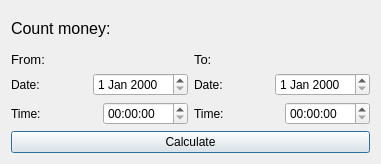
<?xml version="1.0" encoding="UTF-8"?>
<ui version="4.0">
 <class>CountDialog</class>
 <widget class="QDialog" name="CountDialog">
  <property name="geometry">
   <rect>
    <x>0</x>
    <y>0</y>
    <width>381</width>
    <height>164</height>
   </rect>
  </property>
  <property name="windowTitle">
   <string>Dialog</string>
  </property>
  <layout class="QVBoxLayout" name="verticalLayout_3">
   <item>
    <widget class="QLabel" name="label_7">
     <property name="font">
      <font>
       <pointsize>12</pointsize>
      </font>
     </property>
     <property name="text">
      <string>Count money:</string>
     </property>
    </widget>
   </item>
   <item>
    <layout class="QHBoxLayout" name="horizontalLayout_5">
     <item>
      <layout class="QVBoxLayout" name="verticalLayout">
       <item>
        <widget class="QLabel" name="label">
         <property name="font">
          <font>
           <pointsize>10</pointsize>
          </font>
         </property>
         <property name="text">
          <string>From:</string>
         </property>
        </widget>
       </item>
       <item>
        <layout class="QHBoxLayout" name="horizontalLayout_2">
         <item>
          <widget class="QLabel" name="label_3">
           <property name="text">
            <string>Date:</string>
           </property>
          </widget>
         </item>
         <item>
          <widget class="QDateEdit" name="dateEdit"/>
         </item>
        </layout>
       </item>
       <item>
        <layout class="QHBoxLayout" name="horizontalLayout">
         <item>
          <widget class="QLabel" name="label_4">
           <property name="text">
            <string>Time:</string>
           </property>
          </widget>
         </item>
         <item>
          <widget class="QTimeEdit" name="timeEdit"/>
         </item>
        </layout>
       </item>
      </layout>
     </item>
     <item>
      <layout class="QVBoxLayout" name="verticalLayout_2">
       <item>
        <widget class="QLabel" name="label_2">
         <property name="font">
          <font>
           <pointsize>10</pointsize>
          </font>
         </property>
         <property name="text">
          <string>To:</string>
         </property>
        </widget>
       </item>
       <item>
        <layout class="QHBoxLayout" name="horizontalLayout_3">
         <item>
          <widget class="QLabel" name="label_5">
           <property name="text">
            <string>Date:</string>
           </property>
          </widget>
         </item>
         <item>
          <widget class="QDateEdit" name="dateEdit_2"/>
         </item>
        </layout>
       </item>
       <item>
        <layout class="QHBoxLayout" name="horizontalLayout_4">
         <item>
          <widget class="QLabel" name="label_6">
           <property name="text">
            <string>Time:</string>
           </property>
          </widget>
         </item>
         <item>
          <widget class="QTimeEdit" name="timeEdit_2"/>
         </item>
        </layout>
       </item>
      </layout>
     </item>
    </layout>
   </item>
   <item>
    <widget class="QPushButton" name="pushButton">
     <property name="text">
      <string>Calculate</string>
     </property>
    </widget>
   </item>
  </layout>
 </widget>
 <resources/>
 <connections/>
</ui>
